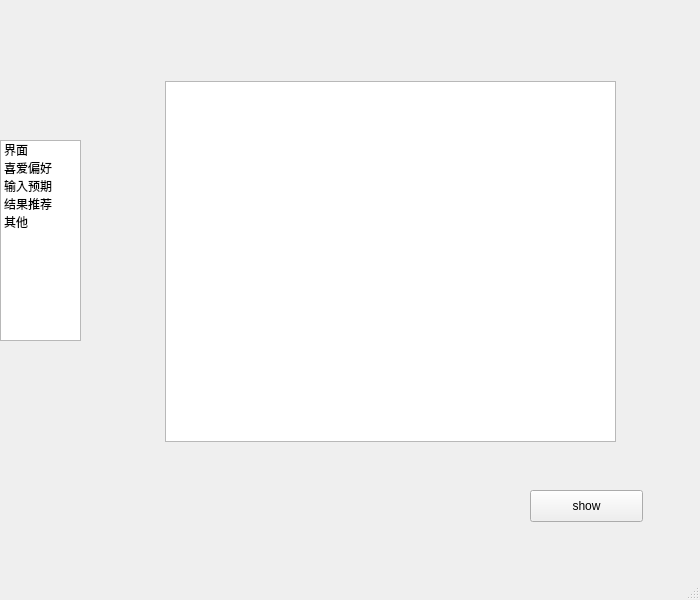
<?xml version="1.0" encoding="UTF-8"?>
<ui version="4.0">
 <class>MainWindow</class>
 <widget class="QMainWindow" name="MainWindow">
  <property name="geometry">
   <rect>
    <x>0</x>
    <y>0</y>
    <width>700</width>
    <height>600</height>
   </rect>
  </property>
  <property name="sizePolicy">
   <sizepolicy hsizetype="Fixed" vsizetype="Fixed">
    <horstretch>0</horstretch>
    <verstretch>0</verstretch>
   </sizepolicy>
  </property>
  <property name="acceptDrops">
   <bool>false</bool>
  </property>
  <property name="windowTitle">
   <string>MainWindow</string>
  </property>
  <widget class="QWidget" name="centralwidget">
   <widget class="QWidget" name="widget_top" native="true">
    <property name="geometry">
     <rect>
      <x>0</x>
      <y>0</y>
      <width>700</width>
      <height>20</height>
     </rect>
    </property>
    <property name="styleSheet">
     <string notr="true">QWidget#widget_top{background:rgb(0, 170, 255)}
color: rgb(0, 170, 255);</string>
    </property>
    <widget class="QWidget" name="verticalLayoutWidget_2">
     <property name="geometry">
      <rect>
       <x>0</x>
       <y>0</y>
       <width>2</width>
       <height>2</height>
      </rect>
     </property>
     <layout class="QVBoxLayout" name="verticalLayout_3">
      <property name="sizeConstraint">
       <enum>QLayout::SetFixedSize</enum>
      </property>
     </layout>
    </widget>
   </widget>
   <widget class="QStackedWidget" name="stackedWidget">
    <property name="geometry">
     <rect>
      <x>80</x>
      <y>30</y>
      <width>610</width>
      <height>520</height>
     </rect>
    </property>
    <property name="acceptDrops">
     <bool>true</bool>
    </property>
    <property name="autoFillBackground">
     <bool>false</bool>
    </property>
    <property name="currentIndex">
     <number>3</number>
    </property>
    <widget class="QWidget" name="page_0">
     <widget class="QLabel" name="title_label">
      <property name="geometry">
       <rect>
        <x>70</x>
        <y>20</y>
        <width>144</width>
        <height>16</height>
       </rect>
      </property>
      <property name="styleSheet">
       <string notr="true">font: 63 9pt &quot;Segoe UI Semibold&quot;;</string>
      </property>
      <property name="text">
       <string>&lt;html&gt;&lt;head/&gt;&lt;body&gt;&lt;p&gt;&lt;span style=&quot; font-size:11pt; font-weight:600; font-style:italic; color:#55aaff;&quot;&gt;Welcome to CBR programme&lt;/span&gt;&lt;/p&gt;&lt;/body&gt;&lt;/html&gt;</string>
      </property>
     </widget>
    </widget>
    <widget class="QWidget" name="page_1">
     <widget class="QRadioButton" name="my_radioButton_3">
      <property name="geometry">
       <rect>
        <x>160</x>
        <y>130</y>
        <width>111</width>
        <height>21</height>
       </rect>
      </property>
      <property name="text">
       <string>RadioButton</string>
      </property>
      <attribute name="buttonGroup">
       <string notr="true">buttonGroup</string>
      </attribute>
     </widget>
     <widget class="QLabel" name="label_4">
      <property name="geometry">
       <rect>
        <x>70</x>
        <y>130</y>
        <width>79</width>
        <height>16</height>
       </rect>
      </property>
      <property name="text">
       <string>Coagulability</string>
      </property>
     </widget>
     <widget class="QPushButton" name="sublime_pushButton_0">
      <property name="geometry">
       <rect>
        <x>420</x>
        <y>450</y>
        <width>113</width>
        <height>32</height>
       </rect>
      </property>
      <property name="text">
       <string>submit</string>
      </property>
     </widget>
     <widget class="QRadioButton" name="my_radioButton_7">
      <property name="geometry">
       <rect>
        <x>160</x>
        <y>268</y>
        <width>100</width>
        <height>20</height>
       </rect>
      </property>
      <property name="text">
       <string>RadioButton</string>
      </property>
      <attribute name="buttonGroup">
       <string notr="true">buttonGroup_2</string>
      </attribute>
     </widget>
     <widget class="QLabel" name="label_1">
      <property name="geometry">
       <rect>
        <x>71</x>
        <y>73</y>
        <width>46</width>
        <height>16</height>
       </rect>
      </property>
      <property name="text">
       <string>U value</string>
      </property>
     </widget>
     <widget class="QLabel" name="question_label_0">
      <property name="geometry">
       <rect>
        <x>71</x>
        <y>39</y>
        <width>511</width>
        <height>31</height>
       </rect>
      </property>
      <property name="styleSheet">
       <string notr="true">font: 63 9pt &quot;Segoe UI Semibold&quot;;</string>
      </property>
      <property name="text">
       <string>&lt;html&gt;&lt;head/&gt;&lt;body&gt;&lt;p&gt;&lt;span style=&quot; font-size:14pt;&quot;&gt;Which of the following attributes do you think is the most important?&lt;/span&gt;&lt;/p&gt;&lt;/body&gt;&lt;/html&gt;</string>
      </property>
     </widget>
     <widget class="QRadioButton" name="my_radioButton_0">
      <property name="geometry">
       <rect>
        <x>160</x>
        <y>70</y>
        <width>100</width>
        <height>20</height>
       </rect>
      </property>
      <property name="text">
       <string>RadioButton</string>
      </property>
      <attribute name="buttonGroup">
       <string notr="true">buttonGroup</string>
      </attribute>
     </widget>
     <widget class="QLabel" name="label_7">
      <property name="geometry">
       <rect>
        <x>75</x>
        <y>246</y>
        <width>59</width>
        <height>16</height>
       </rect>
      </property>
      <property name="text">
       <string>Insulation</string>
      </property>
     </widget>
     <widget class="QLabel" name="label_9">
      <property name="geometry">
       <rect>
        <x>71</x>
        <y>329</y>
        <width>46</width>
        <height>16</height>
       </rect>
      </property>
      <property name="text">
       <string>U value</string>
      </property>
     </widget>
     <widget class="QLabel" name="question_label_2">
      <property name="geometry">
       <rect>
        <x>71</x>
        <y>310</y>
        <width>491</width>
        <height>16</height>
       </rect>
      </property>
      <property name="styleSheet">
       <string notr="true">font: 63 9pt &quot;Segoe UI Semibold&quot;;</string>
      </property>
      <property name="text">
       <string>&lt;html&gt;&lt;head/&gt;&lt;body&gt;&lt;p&gt;&lt;span style=&quot; font-size:14pt;&quot;&gt;Which of the following attributes do you think is the third important?&lt;/span&gt;&lt;/p&gt;&lt;/body&gt;&lt;/html&gt;</string>
      </property>
     </widget>
     <widget class="QLabel" name="label_2">
      <property name="geometry">
       <rect>
        <x>70</x>
        <y>90</y>
        <width>68</width>
        <height>16</height>
       </rect>
      </property>
      <property name="text">
       <string>Complexity</string>
      </property>
     </widget>
     <widget class="QRadioButton" name="my_radioButton_1">
      <property name="geometry">
       <rect>
        <x>160</x>
        <y>90</y>
        <width>100</width>
        <height>20</height>
       </rect>
      </property>
      <property name="text">
       <string>RadioButton</string>
      </property>
      <attribute name="buttonGroup">
       <string notr="true">buttonGroup</string>
      </attribute>
     </widget>
     <widget class="QLabel" name="question_label_1">
      <property name="geometry">
       <rect>
        <x>75</x>
        <y>179</y>
        <width>501</width>
        <height>16</height>
       </rect>
      </property>
      <property name="styleSheet">
       <string notr="true">font: 63 9pt &quot;Segoe UI Semibold&quot;;</string>
      </property>
      <property name="text">
       <string>&lt;html&gt;&lt;head/&gt;&lt;body&gt;&lt;p&gt;&lt;span style=&quot; font-size:14pt;&quot;&gt;Which of the following attributes do you think is the second important?&lt;/span&gt;&lt;/p&gt;&lt;/body&gt;&lt;/html&gt;</string>
      </property>
     </widget>
     <widget class="QLabel" name="label_3">
      <property name="geometry">
       <rect>
        <x>70</x>
        <y>110</y>
        <width>59</width>
        <height>16</height>
       </rect>
      </property>
      <property name="text">
       <string>Insulation</string>
      </property>
     </widget>
     <widget class="QLabel" name="label_6">
      <property name="geometry">
       <rect>
        <x>75</x>
        <y>222</y>
        <width>68</width>
        <height>16</height>
       </rect>
      </property>
      <property name="text">
       <string>Complexity</string>
      </property>
     </widget>
     <widget class="QRadioButton" name="my_radioButton_5">
      <property name="geometry">
       <rect>
        <x>160</x>
        <y>220</y>
        <width>100</width>
        <height>20</height>
       </rect>
      </property>
      <property name="text">
       <string>RadioButton</string>
      </property>
      <attribute name="buttonGroup">
       <string notr="true">buttonGroup_2</string>
      </attribute>
     </widget>
     <widget class="QRadioButton" name="my_radioButton_4">
      <property name="geometry">
       <rect>
        <x>160</x>
        <y>196</y>
        <width>100</width>
        <height>20</height>
       </rect>
      </property>
      <property name="text">
       <string>RadioButton</string>
      </property>
      <attribute name="buttonGroup">
       <string notr="true">buttonGroup_2</string>
      </attribute>
     </widget>
     <widget class="QRadioButton" name="my_radioButton_2">
      <property name="geometry">
       <rect>
        <x>160</x>
        <y>110</y>
        <width>100</width>
        <height>20</height>
       </rect>
      </property>
      <property name="text">
       <string>RadioButton</string>
      </property>
      <attribute name="buttonGroup">
       <string notr="true">buttonGroup</string>
      </attribute>
     </widget>
     <widget class="QLabel" name="label_8">
      <property name="geometry">
       <rect>
        <x>75</x>
        <y>270</y>
        <width>79</width>
        <height>16</height>
       </rect>
      </property>
      <property name="text">
       <string>Coagulability</string>
      </property>
     </widget>
     <widget class="QRadioButton" name="my_radioButton_6">
      <property name="geometry">
       <rect>
        <x>160</x>
        <y>244</y>
        <width>100</width>
        <height>20</height>
       </rect>
      </property>
      <property name="text">
       <string>RadioButton</string>
      </property>
      <attribute name="buttonGroup">
       <string notr="true">buttonGroup_2</string>
      </attribute>
     </widget>
     <widget class="QLabel" name="label_11">
      <property name="geometry">
       <rect>
        <x>71</x>
        <y>377</y>
        <width>59</width>
        <height>16</height>
       </rect>
      </property>
      <property name="text">
       <string>Insulation</string>
      </property>
     </widget>
     <widget class="QRadioButton" name="my_radioButton_9">
      <property name="geometry">
       <rect>
        <x>156</x>
        <y>351</y>
        <width>100</width>
        <height>20</height>
       </rect>
      </property>
      <property name="text">
       <string>RadioButton</string>
      </property>
      <attribute name="buttonGroup">
       <string notr="true">buttonGroup_3</string>
      </attribute>
     </widget>
     <widget class="QLabel" name="label_10">
      <property name="geometry">
       <rect>
        <x>71</x>
        <y>353</y>
        <width>68</width>
        <height>16</height>
       </rect>
      </property>
      <property name="text">
       <string>Complexity</string>
      </property>
     </widget>
     <widget class="QRadioButton" name="my_radioButton_8">
      <property name="geometry">
       <rect>
        <x>156</x>
        <y>327</y>
        <width>100</width>
        <height>20</height>
       </rect>
      </property>
      <property name="text">
       <string>RadioButton</string>
      </property>
      <attribute name="buttonGroup">
       <string notr="true">buttonGroup_3</string>
      </attribute>
     </widget>
     <widget class="QLabel" name="label_5">
      <property name="geometry">
       <rect>
        <x>75</x>
        <y>198</y>
        <width>46</width>
        <height>16</height>
       </rect>
      </property>
      <property name="text">
       <string>U value</string>
      </property>
     </widget>
     <widget class="QRadioButton" name="my_radioButton_11">
      <property name="geometry">
       <rect>
        <x>156</x>
        <y>399</y>
        <width>100</width>
        <height>20</height>
       </rect>
      </property>
      <property name="text">
       <string>RadioButton</string>
      </property>
      <attribute name="buttonGroup">
       <string notr="true">buttonGroup_3</string>
      </attribute>
     </widget>
     <widget class="QLabel" name="label_12">
      <property name="geometry">
       <rect>
        <x>71</x>
        <y>401</y>
        <width>79</width>
        <height>16</height>
       </rect>
      </property>
      <property name="text">
       <string>Coagulability</string>
      </property>
     </widget>
     <widget class="QRadioButton" name="my_radioButton_10">
      <property name="geometry">
       <rect>
        <x>156</x>
        <y>375</y>
        <width>100</width>
        <height>20</height>
       </rect>
      </property>
      <property name="text">
       <string>RadioButton</string>
      </property>
      <attribute name="buttonGroup">
       <string notr="true">buttonGroup_3</string>
      </attribute>
     </widget>
    </widget>
    <widget class="QWidget" name="page_2">
     <widget class="QWidget" name="horizontalLayoutWidget">
      <property name="geometry">
       <rect>
        <x>190</x>
        <y>430</y>
        <width>211</width>
        <height>41</height>
       </rect>
      </property>
      <layout class="QHBoxLayout" name="horizontalLayout">
       <item>
        <widget class="QPushButton" name="pushButton_0">
         <property name="text">
          <string>execute</string>
         </property>
        </widget>
       </item>
       <item>
        <spacer name="horizontalSpacer">
         <property name="orientation">
          <enum>Qt::Horizontal</enum>
         </property>
         <property name="sizeType">
          <enum>QSizePolicy::Expanding</enum>
         </property>
         <property name="sizeHint" stdset="0">
          <size>
           <width>40</width>
           <height>20</height>
          </size>
         </property>
        </spacer>
       </item>
       <item>
        <widget class="QPushButton" name="pushButton_1">
         <property name="text">
          <string>add</string>
         </property>
        </widget>
       </item>
      </layout>
     </widget>
     <widget class="QWidget" name="layoutWidget">
      <property name="geometry">
       <rect>
        <x>180</x>
        <y>20</y>
        <width>261</width>
        <height>191</height>
       </rect>
      </property>
      <layout class="QVBoxLayout" name="verticalLayout">
       <item>
        <widget class="QSplitter" name="splitter">
         <property name="orientation">
          <enum>Qt::Horizontal</enum>
         </property>
         <widget class="QLabel" name="input_label_0">
          <property name="text">
           <string>Case Name           </string>
          </property>
         </widget>
         <widget class="QLineEdit" name="input_lineEdit_0"/>
        </widget>
       </item>
       <item>
        <widget class="QSplitter" name="splitter_2">
         <property name="orientation">
          <enum>Qt::Horizontal</enum>
         </property>
         <widget class="QLabel" name="input_label_1">
          <property name="text">
           <string>U value             </string>
          </property>
         </widget>
         <widget class="QLineEdit" name="input_lineEdit_1"/>
        </widget>
       </item>
       <item>
        <widget class="QSplitter" name="splitter_3">
         <property name="orientation">
          <enum>Qt::Horizontal</enum>
         </property>
         <widget class="QLabel" name="input_label_2">
          <property name="text">
           <string>Complexity          </string>
          </property>
         </widget>
         <widget class="QComboBox" name="comboBox_0">
          <item>
           <property name="text">
            <string>very low</string>
           </property>
          </item>
          <item>
           <property name="text">
            <string>low</string>
           </property>
          </item>
          <item>
           <property name="text">
            <string>medium</string>
           </property>
          </item>
          <item>
           <property name="text">
            <string>high</string>
           </property>
          </item>
          <item>
           <property name="text">
            <string>very high</string>
           </property>
          </item>
         </widget>
        </widget>
       </item>
       <item>
        <widget class="QSplitter" name="splitter_4">
         <property name="orientation">
          <enum>Qt::Horizontal</enum>
         </property>
         <widget class="QLabel" name="input_label_3">
          <property name="text">
           <string>Insulation          </string>
          </property>
         </widget>
         <widget class="QComboBox" name="comboBox_1">
          <item>
           <property name="text">
            <string>very low</string>
           </property>
          </item>
          <item>
           <property name="text">
            <string>low</string>
           </property>
          </item>
          <item>
           <property name="text">
            <string>medium</string>
           </property>
          </item>
          <item>
           <property name="text">
            <string>high</string>
           </property>
          </item>
          <item>
           <property name="text">
            <string>very high</string>
           </property>
          </item>
         </widget>
        </widget>
       </item>
       <item>
        <widget class="QSplitter" name="splitter_5">
         <property name="orientation">
          <enum>Qt::Horizontal</enum>
         </property>
         <widget class="QLabel" name="input_label_4">
          <property name="text">
           <string>Coagulability       </string>
          </property>
         </widget>
         <widget class="QComboBox" name="comboBox_2">
          <item>
           <property name="text">
            <string>very low</string>
           </property>
          </item>
          <item>
           <property name="text">
            <string>low</string>
           </property>
          </item>
          <item>
           <property name="text">
            <string>medium</string>
           </property>
          </item>
          <item>
           <property name="text">
            <string>high</string>
           </property>
          </item>
          <item>
           <property name="text">
            <string>very high</string>
           </property>
          </item>
         </widget>
        </widget>
       </item>
      </layout>
     </widget>
     <widget class="QTextEdit" name="textEdit_0">
      <property name="geometry">
       <rect>
        <x>140</x>
        <y>260</y>
        <width>351</width>
        <height>111</height>
       </rect>
      </property>
     </widget>
    </widget>
    <widget class="QWidget" name="page_3">
     <widget class="QPushButton" name="show_pushButton">
      <property name="geometry">
       <rect>
        <x>450</x>
        <y>460</y>
        <width>113</width>
        <height>32</height>
       </rect>
      </property>
      <property name="text">
       <string>show</string>
      </property>
     </widget>
     <widget class="QTableWidget" name="tableWidget">
      <property name="geometry">
       <rect>
        <x>85</x>
        <y>51</y>
        <width>451</width>
        <height>361</height>
       </rect>
      </property>
     </widget>
    </widget>
   </widget>
   <widget class="QListWidget" name="listWidget_0">
    <property name="geometry">
     <rect>
      <x>0</x>
      <y>140</y>
      <width>81</width>
      <height>201</height>
     </rect>
    </property>
    <property name="styleSheet">
     <string notr="true"/>
    </property>
    <item>
     <property name="text">
      <string>界面</string>
     </property>
    </item>
    <item>
     <property name="text">
      <string>喜爱偏好</string>
     </property>
    </item>
    <item>
     <property name="text">
      <string>输入预期</string>
     </property>
    </item>
    <item>
     <property name="text">
      <string>结果推荐</string>
     </property>
    </item>
    <item>
     <property name="text">
      <string>其他</string>
     </property>
    </item>
   </widget>
  </widget>
  <widget class="QMenuBar" name="menubar">
   <property name="geometry">
    <rect>
     <x>0</x>
     <y>0</y>
     <width>700</width>
     <height>24</height>
    </rect>
   </property>
  </widget>
  <widget class="QStatusBar" name="statusbar"/>
 </widget>
 <resources/>
 <connections>
  <connection>
   <sender>listWidget_0</sender>
   <signal>currentRowChanged(int)</signal>
   <receiver>stackedWidget</receiver>
   <slot>setCurrentIndex(int)</slot>
   <hints>
    <hint type="sourcelabel">
     <x>80</x>
     <y>255</y>
    </hint>
    <hint type="destinationlabel">
     <x>150</x>
     <y>251</y>
    </hint>
   </hints>
  </connection>
 </connections>
 <buttongroups>
  <buttongroup name="buttonGroup"/>
  <buttongroup name="buttonGroup_2"/>
  <buttongroup name="buttonGroup_3"/>
 </buttongroups>
</ui>
